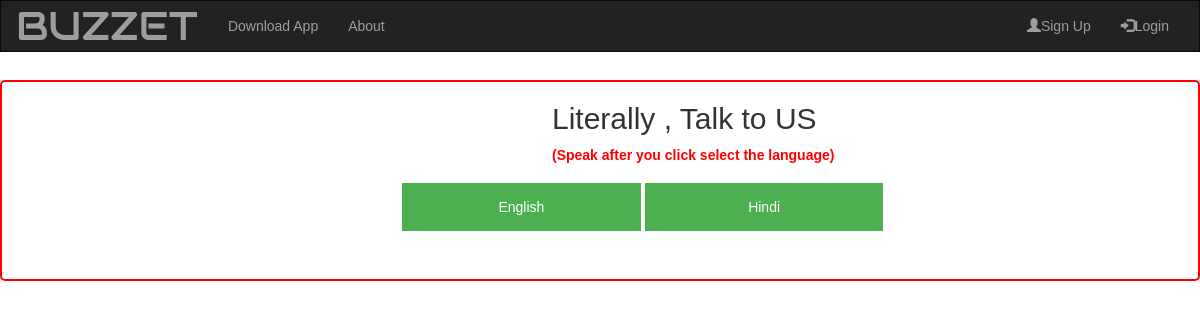
The app's page /ocrapp/about/, older data.
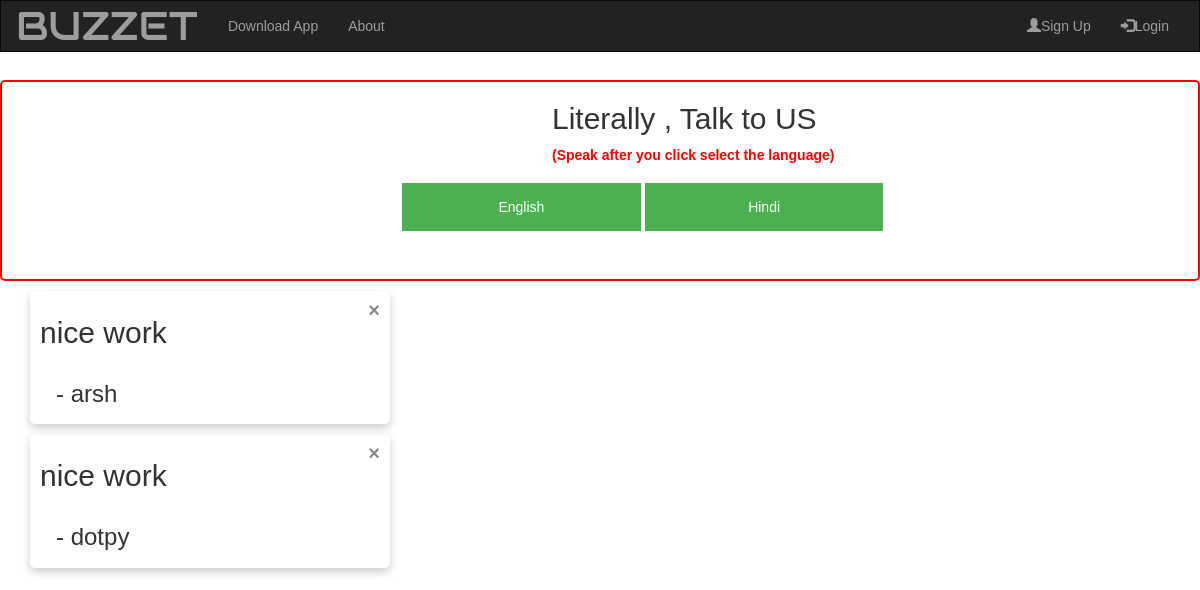
The same page, newer data.
### ocrapp/models.py (models this page shows)
class feedback(models.Model):
    feedback_name = models.CharField(max_length = 50)
    feedback_comment = models.CharField(max_length = 100)

### ocrapp/views.py (the view)
# urls.py: path('about/',views.about,name='about'),
def about(request):
    feed_list  = []
    feed = feedback.objects.all()
    for x in feed:
        feed_list.append(x)
    return render(request,'ocrapp/about.html',{'feed':feed_list})

### templates/ocrapp/about.html (shortened to what this page needs)
{% extends "ocrapp/base.html" %}
{% load static %}
{% block extrahead %}
<link rel="stylesheet" type="text/css" href="{% static 'style/about.css' %}">
{% endblock %}
{% block body_block %}
<br><br><br><br>
<div style="padding-left:400px;border: 2px solid red;border-radius: 5px;border-width:60%;padding-bottom:40px;">
<h2 style="padding-left:150px;">Literally , Talk to US</h2>
<p style="color:red;padding-left:150px;"><b>(Speak after you click select the language)</b></p>
   <a href="feedback_view"><button type="submit" class="english" value="upload" >English</button></a>
   <a href="feedback_hindi"><button type="submit" class="hindi" value="upload" >Hindi</button></a>
   </div>
   {% for feeds in feed %}
   <div class="card">
              <span class="closebtn" onclick="this.parentElement.style.display='none'">&times;</span>
              <h2>{{feeds.feedback_comment}}</h2>
              <div class="container" style="padding-lleft:1000px;">
                <h3 > - {{feeds.feedback_name}}</h3>
              </div>
            </div>
   {% endfor %}
{% endblock %}

Row changes from the older to the newer data that the page shows:
added feedback: feedback_comment "nice work", feedback_name "arsh"
added feedback: feedback_comment "nice work", feedback_name "dotpy"
